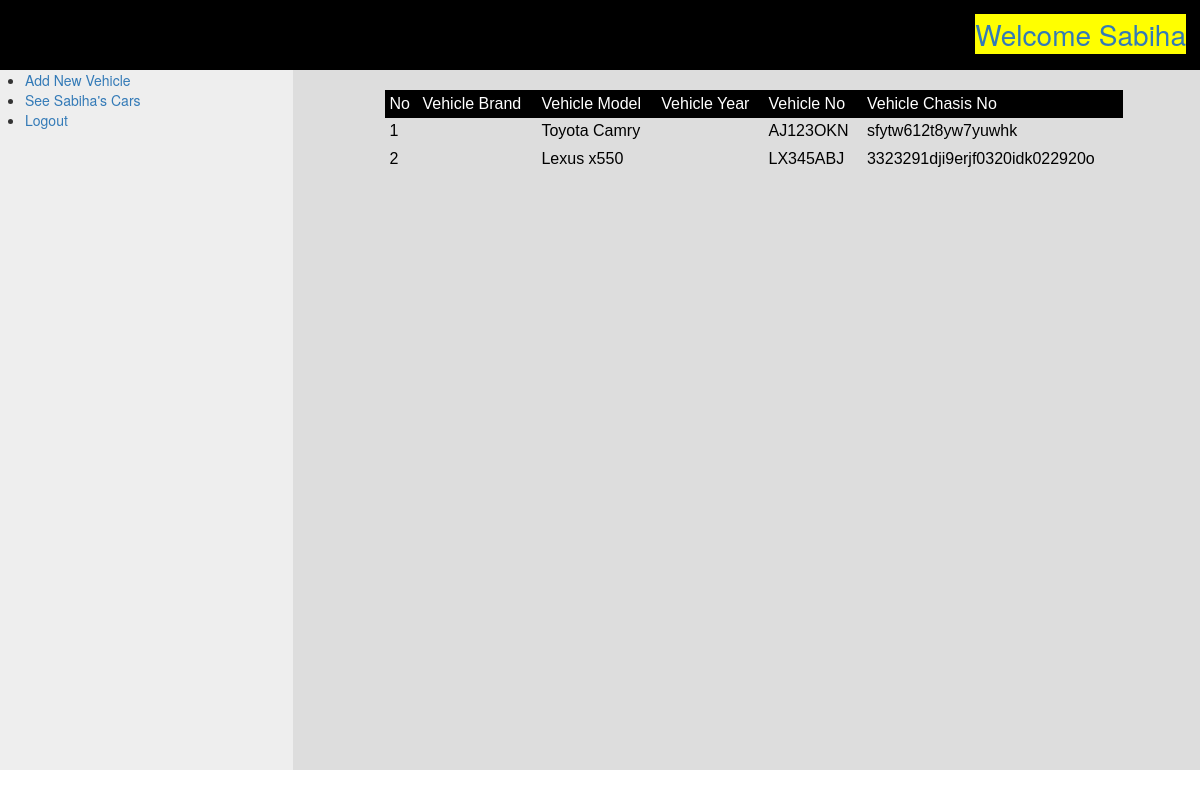
The app's page /dashboard.php?viewcars (signed in) with its own data.
### tables this page shows
CREATE TABLE IF NOT EXISTS `users` (
  `id` int(11) NOT NULL AUTO_INCREMENT,
  `firstname` varchar(30) NOT NULL,
  `lastname` varchar(30) NOT NULL,
  `phone` varchar(15) NOT NULL,
  `email` varchar(30) NOT NULL,
  `address` varchar(200) NOT NULL,
  `car_id` int(11) NOT NULL,
  `password` varchar(200) NOT NULL,
  `username` varchar(20) NOT NULL,
  PRIMARY KEY (`id`)
);

CREATE TABLE IF NOT EXISTS `car` (
  `user_id` varchar(20) NOT NULL,
  `car_no` varchar(20) NOT NULL,
  `chasis_no` varchar(50) NOT NULL,
  `model` varchar(50) NOT NULL,
  `year` varchar(4) NOT NULL,
  `id` int(11) NOT NULL AUTO_INCREMENT,
  `brand` varchar(20) NOT NULL,
  PRIMARY KEY (`id`)
);

### viewcars.php (the view, shortened to what this page needs)
<?php
if (isset($_SESSION['id'])) {
	$user_id = $_SESSION['id'];
	$conn = mysqli_connect("localhost", "root", "", "cars");
	$query = "SELECT * FROM car WHERE user_id = '$user_id'";
	$get_cars = mysqli_query($conn, $query);
?>
<table>
	<thead class="tablehead">
	<td>No</td>
	<td>Vehicle Brand</td>
	<td>Vehicle Model</td>
	<td>Vehicle Year</td>
	<td>Vehicle No </td>
	<td>Vehicle Chasis No</td>
	</thead>
<?php
echo "<br/>";
$counter = 1;
while($this_car = mysqli_fetch_assoc($get_cars)) {
	$car_brand = $this_car['brand'];
	$car_year = $this_car['year'];
	$car_number = $this_car['car_no'];
	$car_model = $this_car['model'];
	$car_chasis = $this_car['chasis_no'];
	echo "<tr>
		<td>".$counter."</td>
		<td>".$car_brand."</td>
		<td>".$car_model."</td>
		<td>".$car_year."</td>
		<td>".$car_number."</td>
		<td>".$car_chasis."</td>
	</tr>";
	$counter++;
}
}
?>
</table>

### dashboard.php (shortened to what this page needs)
<?php
if (isset($_SESSION['id'])) {
    $id = $_SESSION['id'];
    $conn = mysqli_connect("localhost", "root", "", "cars");
    $query = "SELECT * FROM users WHERE id = '$id'";
    $make_query = mysqli_query($conn, $query);
    while ($this_user = mysqli_fetch_assoc($make_query)) {
        $firstname = $this_user['firstname'];
    }
 ?>
<html>
    <head>
        <link rel="stylesheet" type="text/css" href="css/bootstrap.css" />
        <link rel="stylesheet" type="text/css" href="css/styles.css" />
    </head>
    <body>
        <header>
            <div class="profile"><a class="welcome" href="dashboard.php">Welcome <?php echo $firstname; ?></a></div>
        </header>
        <div class="row">
            <div class="sidebar col-3">
                <ul>
                    <li><a href="dashboard.php?addcars">Add New Vehicle</a></li>
                    <li><a href="dashboard.php?viewcars">See <?php echo $firstname."'s"; ?> Cars</a></li>
                    <li><a href="logout.php">Logout</a></li>
                </ul>
            </div>
            <div class="main_page col-9">
                        <?php if(isset($_GET['addcars'])){
                            include("new_car_form.php");
                        } else if (isset($_GET['viewcars'])) {
                            include ("viewcars.php");
                        }
                        ?>
            </div>
        </div>
    </body>
</html>
<?php
}else{
    header("location: index.php");
}
?>

### css/styles.css (style rules this page uses)
header { width:100%; height:5em; background:#000; }
.sidebar { height:50em; background:#eee; width:25%; float:left; }
.main_page { background:#ddd; height:50em; width:75%; float:left; }
.profile { color:#fff; font-size:2em; float:right; padding:0.5em; }
.welcome { background-color: yellow !important; }

### viewcars.php (style rules this page uses)
table { width:80%; margin:auto; }
tr td { padding:0.3em; font-size: 1em; color:black; font-family: arial; }
.tablehead td { padding:0.3em; font-size: 1em; background:black !important; color:white !important; font-family: arial; }

### records on screen
users: firstname "Sabiha"
car: model "Toyota Camry", car_no "AJ123OKN", chasis_no "sfytw612t8yw7yuwhk"
car: model "Lexus x550", car_no "LX345ABJ", chasis_no "3323291dji9erjf0320idk022920o"
